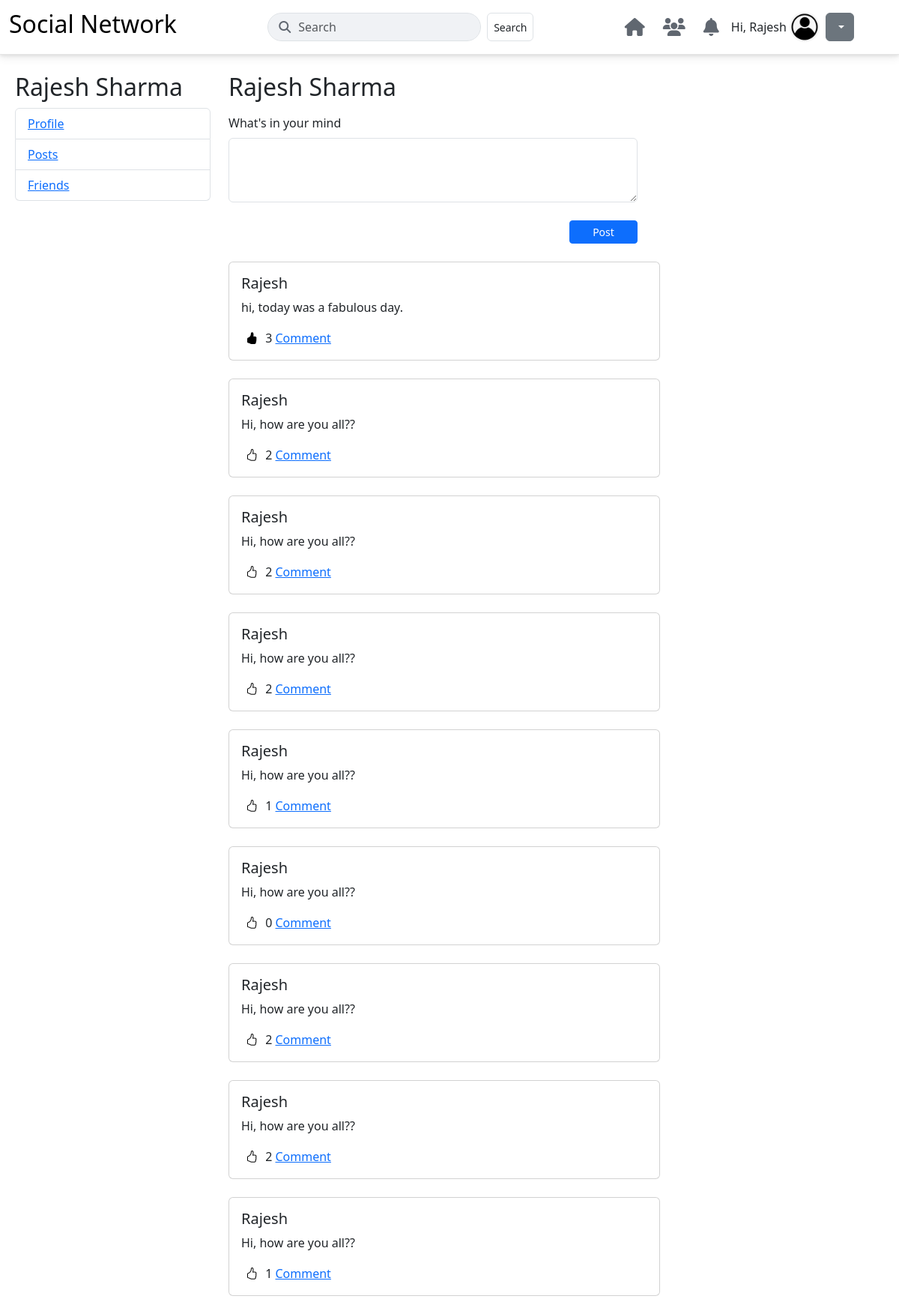
The page /profile/ (signed in) on the database as committed earlier.
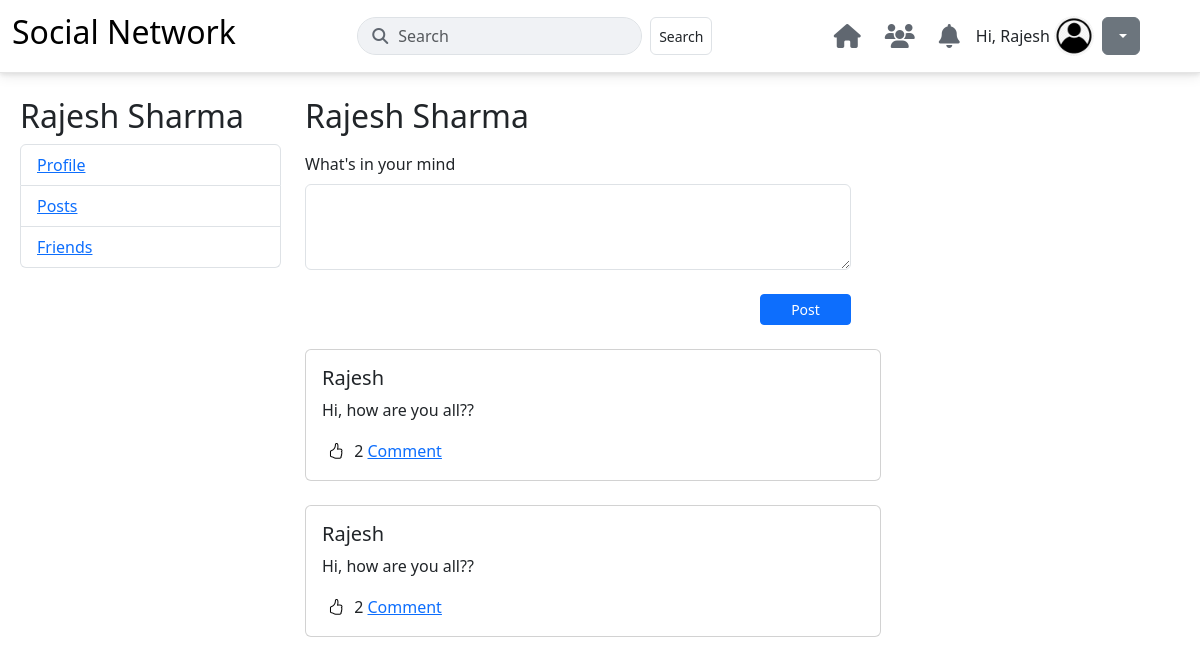
The same page on the database as committed later.
### user_profile/models.py (models this page shows, shortened)
class AppUser(AbstractUser):
    GENDER_CHOICES = [
        ('M', 'Male'),
        ('F', 'Female'),
        ('O', 'Other'),
    ]
    username = models.CharField(max_length=150, unique=True, blank=True, null=True)
    USERNAME_FIELD = 'email'
    REQUIRED_FIELDS = ['first_name', 'last_name', 'phone']
    gender = models.CharField(
        max_length=1,
        choices=GENDER_CHOICES,
        blank=True,
        null=True
    )
    birthday = models.DateField(null=True, blank=True)
    phone = models.CharField(max_length=15, unique=True)
    email = models.EmailField(unique=True, blank=False, null=False)
    groups = models.ManyToManyField(
        'auth.Group',
        related_name='appuser_set',
        blank=True,
        help_text='The groups this user belongs to. A user will get all permissions granted to each of their groups.',
        verbose_name='groups',
    )
    user_permissions = models.ManyToManyField(
        'auth.Permission',
        related_name='appuser_permissions_set',
        blank=True,
        help_text='Specific permissions for this user.',
        verbose_name='user permissions',
    )

class UserPost(models.Model):
    user = models.ForeignKey(AppUser, on_delete=models.CASCADE, related_name='posts')
    post_content = models.TextField()

### user_profile/views.py (the view, shortened to what this page needs)
# urls.py: path('profile/', views.Profile.as_view(), name='profile'),
class Profile(View):
    def get(self, request):
        user_id = request.session.get('user')
        if not user_id:
            return redirect('login')
        try:
            user = AppUser.objects.get(id=user_id)
            posts = UserPost.objects.filter(user_id = user_id).order_by('-id').annotate(like_count=(Count('likes')))  # here 'likes' is a relateed_name
            liked_post_ids = PostLike.objects.filter(user=user).values_list('post_id', flat=True)
            return render(request, 'profile.html', {'user': user, 'posts': posts, 'liked_post_ids': liked_post_ids})
        except AppUser.DoesNotExist:
            return redirect('login')

### user_profile/templates/profile.html (shortened to what this page needs)
{% extends 'base.html' %} {% block content %}
<div class="container ms-2">
  <div class="row">
    <div class="col-3 mt-4">
      {% if request.session.user %}
      <h2>{{ user.first_name}} {{user.last_name}}</h2>
      <ul class="list-group">
        <li class="list-group-item"><a href="/profile/">Profile</a></li>
        <li class="list-group-item"><a href="/profile/">Posts</a></li>
        <li class="list-group-item"><a href="/friends/">Friends</a></li>
      </ul>
    </div>
    {% endif %}
    <div class="col-6 mt-4">
      <div class="mb-3">
        {% if request.session.user %}
        <h2>{{user.first_name}} {{user.last_name}}</h2>
        {% endif %}
      </div>
      <div class="mb-3">
        <div class="newposts">
          <form method="post" action="/profile/">
            <label for="exampleFormControlTextarea1" class="form-label"
              >What's in your mind</label
            >
            <textarea
              type="textarea"
              class="form-control"
              id="exampleFormControlTextarea1"
              name="post"
              rows="3"
            ></textarea>
            <div class="d-flex justify-content-end mt-4">
              <button type="submit" class="btn btn-primary btn-sm col-md-2">
                Post
              </button>
            </div>
          </form>
        </div>
        <div class="userposts">
          {% for post in posts %}
          <div class="card mt-4" style="width: 36rem">
            <div class="card-body">
              <h5 class="card-title">{{ user.first_name }}</h5>
              <p class="card-text">{{ post.post_content }}</p>
              <button
                class="like-btn"
                style="border: none; background-color: transparent"
                data-post-id="{{post.id}}"
              >
                {% if post.id in liked_post_ids %}
                <i class="bi bi-hand-thumbs-up-fill"></i>
                {% else %} <i class="bi bi-hand-thumbs-up"></i> {% endif %}
              </button>
              <span id="like-count-{{ post.id }}">{{post.like_count}}</span>
              <a href="#" class="card-link">Comment</a>
            </div>
          </div>
          {% endfor %}
        </div>
      </div>
      {% endblock %}

### user_profile/templates/header.html (shortened to what this page needs)
<!DOCTYPE html>
<html lang="en">
  <head>
    <link
      href="https://cdn.jsdelivr.net/npm/bootstrap@5.3.8/dist/css/bootstrap.min.css"
      rel="stylesheet"
    />
    <link
      rel="stylesheet"
      href="https://cdnjs.cloudflare.com/ajax/libs/font-awesome/6.5.2/css/all.min.css"
    />
    <link
      rel="stylesheet"
      href="https://cdn.jsdelivr.net/npm/bootstrap-icons@1.13.1/font/bootstrap-icons.min.css"
    />
  </head>
  <body>
    <nav class="navbar navbar-expand-lg navbar-custom">
      <div
        class="container-fluid d-flex justify-content-between align-items-center"
      >
        <a class="navbar-brand" href="/">
          <h2>Social Network</h2>
        </a>
        <form
          method="GET"
          class="d-none d-md-flex my-2 my-lg-0 search-form ms-auto me-auto"
        >
          <span class="fas fa-search"></span>
          <input
            class="form-control me-2"
            type="search"
            placeholder="Search"
            aria-label="Search"
          />
          <button class="btn btn-sm border me-2 rounded" type="submit">
            Search
          </button>
        </form>
        <div class="d-flex align-items-center">
          <ul class="navbar-nav flex-row">
            <li class="nav-item me-2">
              <a class="nav-link social-icon" href="#"
                ><i class="fas fa-home"></i
              ></a>
            </li>
            <li class="nav-item me-2">
              <a class="nav-link social-icon" href="#"
                ><i class="fas fa-users"></i
              ></a>
            </li>
            <li class="nav-item me-2">
              <a class="nav-link social-icon" href="#"
                ><i class="fas fa-bell"></i
              ></a>
            </li>
          </ul>
          {% if request.session.user %}
          <div class="me-1">Hi, {{request.session.user_first_name}}</div>
          <img
            class="profile-icon me-2"
            src="/static/profile.webp"
            alt="Profile Picture"
          />
          <div class="dropdown me-5">
            <a
              class="btn btn-secondary dropdown-toggle"
              href="#"
              role="button"
              id="dropdownMenuLink"
              data-bs-toggle="dropdown"
              aria-expanded="false"
            >
            </a>
          </div>
          {% else %}
          <a class="nav-link social-icon me-2" href="/login/">Login</a>
          <a class="nav-link social-icon ms-2" href="/signup/">Sign Up</a>
          {% endif %}
        </div>
      </div>
    </nav>
  </body>
</html>

Rows that differ between the two databases and show on the page:
removed UserPost: {{ user.first_name }} "Rajesh", post_content "hi, today was a fabulous day.", like_count "3"
removed UserPost: {{ user.first_name }} "Rajesh", post_content "Hi, how are you all??", like_count "2"
removed UserPost: {{ user.first_name }} "Rajesh", post_content "Hi, how are you all??", like_count "1"
removed UserPost: {{ user.first_name }} "Rajesh", post_content "Hi, how are you all??", like_count "0"
removed UserPost: {{ user.first_name }} "Rajesh", post_content "Hi, how are you all??", like_count "2"
removed UserPost: {{ user.first_name }} "Rajesh", post_content "Hi, how are you all??", like_count "2"
removed UserPost: {{ user.first_name }} "Rajesh", post_content "Hi, how are you all??", like_count "1"
